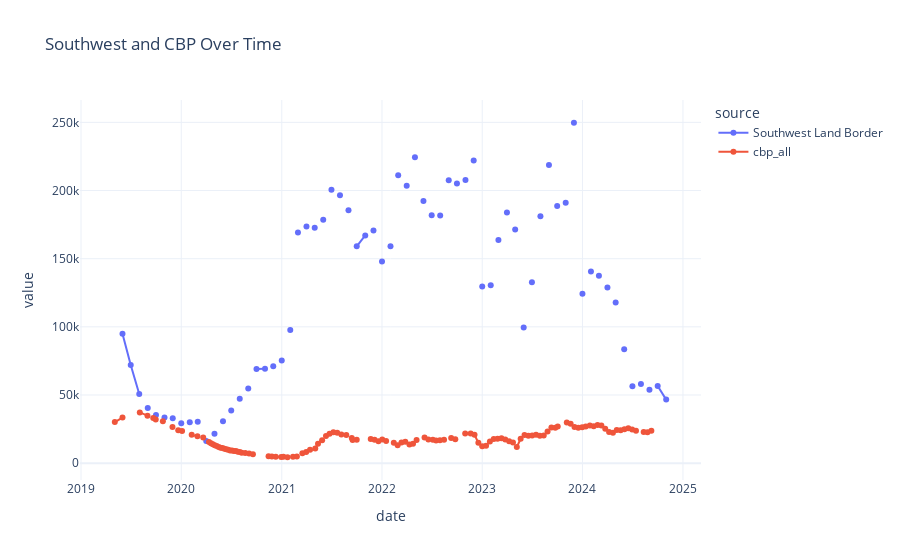

Notebook source saved alongside this figure:
### Markdown cell above
# Subsetting

The goal of this graph is to highlight what relationship, if any, exists between the SW Land Border Encounters and ICE detainees detained by CBP. This is hard because the datasets only overlap for a small portion of the graph:
  * The Detention dataset starts after the Encounters data
  * The Encounters dataset ends before the Detention dataset
  
Prior to graphing, let's subset `df_all` to dates where the two datasets overlap.

### Code cell
# Without this, it renders both colors as black!
px.defaults.template = "plotly_white"

# Subset to rows where detention data is available (it starts later than encounters data)
first_valid_date = df_all[df_all["cbp_all"].notna()]["date"].min()

# Subset to rows where encounters data is available (it ends earlier than detention data)
last_valid_date = df_all[df_all["Southwest Land Border"].notna()]["date"].max()

# Subset to shared date range and make a copy to avoid chained assignment issues
df_subset = df_all[df_all['date'].between(first_valid_date, last_valid_date, 'both')].copy()

df_melted = df_subset.melt(
    id_vars="date",
    value_vars=["Southwest Land Border", "cbp_all"],
    var_name="source",
    value_name="value",
)

px.line(
    df_melted,
    x="date",
    y="value",
    color="source",
    title="Southwest and CBP Over Time",
    markers=True,
)

### Figure 1 — Plotly figure (JSON) as saved in the notebook; plotly's stock layout.template omitted (floating-point values rounded to 4 significant figures; data arrays with more than 128 entries replaced by an {"elided": "..."} marker saying what was removed)
{"data": [{"hovertemplate": "source=Southwest Land Border<br>date=%{x}<br>value=%{y}<extra></extra>", "legendgroup": "Southwest Land Border", "line": {"color": "#636efa", "dash": "solid"}, "marker": {"symbol": "circle"}, "mode": "lines+markers", "name": "Southwest Land Border", "orientation": "v", "showlegend": true, "type": "scatter", "x": {"elided": "186 str values"}, "xaxis": "x", "y": {"elided": "186 float values"}, "yaxis": "y"}, {"hovertemplate": "source=cbp_all<br>date=%{x}<br>value=%{y}<extra></extra>", "legendgroup": "cbp_all", "line": {"color": "#EF553B", "dash": "solid"}, "marker": {"symbol": "circle"}, "mode": "lines+markers", "name": "cbp_all", "orientation": "v", "showlegend": true, "type": "scatter", "x": {"elided": "186 str values"}, "xaxis": "x", "y": {"elided": "186 float values"}, "yaxis": "y"}], "layout": {"legend": {"title": {"text": "source"}, "tracegroupgap": 0}, "title": {"text": "Southwest and CBP Over Time"}, "xaxis": {"anchor": "y", "domain": [0, 1], "title": {"text": "date"}}, "yaxis": {"anchor": "x", "domain": [0, 1], "title": {"text": "value"}}}}
